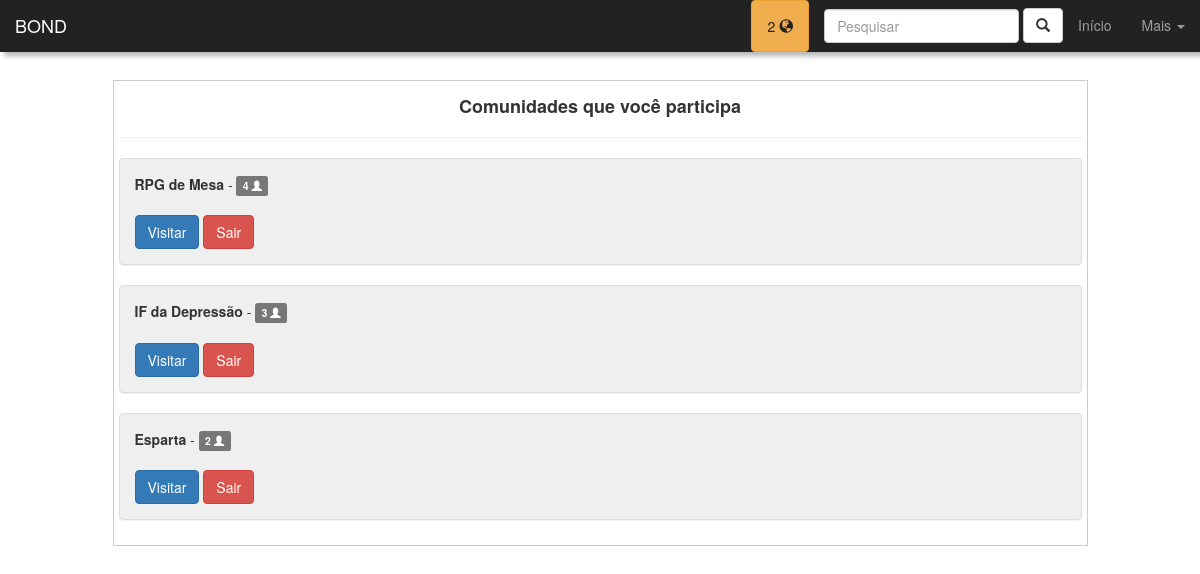
Screenshot of /see_all_communities.php (signed in) with the database file from the repository.
### tables this page shows
CREATE TABLE IF NOT EXISTS `communities` (
  `id_community` int(11) NOT NULL AUTO_INCREMENT,
  `community_name` varchar(100) NOT NULL,
  `r_date` datetime DEFAULT CURRENT_TIMESTAMP,
  `profile_pic` varchar(200) DEFAULT 'assets/img/default-community-icon.png',
  `community_description` varchar(500) DEFAULT NULL,
  `members` int(11) DEFAULT '0',
  PRIMARY KEY (`id_community`)
);

### see_all_communities.php (the view, shortened to what this page needs)
<?php
$id_user = $_SESSION["id_user"];
$conn = connect();
$sql = "SELECT COUNT(*) as qnt FROM notifications WHERE user = $id_user AND seen = 'n'";
if($q = mysqli_query($conn, $sql)){
  $notifications = mysqli_fetch_assoc($q)["qnt"];
}else{
  $notifications = 0;
}
?>
<!DOCTYPE html>
<html lang="PT-BR">
  <head>
    <link href="css/bootstrap.min.css" rel="stylesheet">
    <link rel="stylesheet" href="css/pattern.css">
  </head>
<body>
<nav class="navbar navbar-inverse navbar-fixed-top" id="navbar-menu">
  <div class="container-fluid">
    <div class="navbar-header">
      <a class="navbar-brand" href="#">BOND</a>
    </div>
    <div class="collapse navbar-collapse" id="bs-example-navbar-collapse-1">
      <ul class="nav navbar-nav navbar-right">
      <li>
      <?php
        if($notifications>0){
          echo '<a href="notifications.php" class="btn btn-warning" id="dark-text-nav">'.$notifications
          .' <span class="glyphicon glyphicon-globe"></span></a>';
        }else{
          echo '<a href="notifications.php" class="btn btn-default"><span class="glyphicon glyphicon-globe"></span></a>';
        }
        ?></li><li>
    <form class="navbar-form navbar-right" onsubmit="return false">
      <div class="form-group">
        <input type="text" id="nav-search-input" class="form-control" placeholder="Pesquisar" value="<?php if(isset($_GET["q"])){echo $_GET["q"];} ?>">
      </div>
      <a id="nav-search-submit" class="btn btn-default"><label class="glyphicon glyphicon-search"></label></a>
    </form>
      </li>
        <li><a href="home.php">Início</a></li>
        <li class="dropdown">
          <a href="#" class="dropdown-toggle" data-toggle="dropdown"
          role="button" aria-haspopup="true" aria-expanded="false">Mais <span class="caret"></span></a>
        </li>
      </ul>
    </div>
  </div>
</nav>
<div class="container" id="main-container">
<div class="row">
  <div class="col-lg-10 col-lg-offset-1 border-div">
    <h4 class="text-center"><strong>Comunidades que você participa</strong></h4><hr>
    <?php
      $conn = connect();
      $id_user = $_SESSION["id_user"];
      $sql = "SELECT * FROM is_part_of WHERE user = '$id_user'";
      $followed_communities = array();
      if($query = mysqli_query($conn, $sql)){
        while($row = mysqli_fetch_assoc($query)){
          $followed_communities[] = $row;
        }
        foreach($followed_communities as $followed_community){
          $sql = "SELECT * FROM communities WHERE id_community = ".$followed_community["community"];
          if($query = mysqli_query($conn, $sql)){
            while($community = mysqli_fetch_assoc($query)){
              echo "<div class='panel panel-default panel-gray'>
                <div class='panel-body'>";
              echo "<strong>".$community["community_name"]."</strong> - <label title='Membros' class='label label-default'>"
                .$community["members"]
                ." <label class='glyphicon glyphicon-user'></label></label> <br><br> ";
              echo '<a class="btn btn-primary" href="see_community.php?c='.$community["id_community"].'" role="button">Visitar</a> ';
              $id_community = $community["id_community"];
              $id_user = $_SESSION["id_user"];
              $sql = "SELECT * FROM is_part_of WHERE user = '$id_user' AND community = '$id_community'";
              if($query2 = mysqli_query($conn, $sql)){
                $ispartof = mysqli_fetch_assoc($query2);
                if(isset($ispartof["user"])){
                  echo '<a class="btn btn-danger" href="exit_community.php?c='.$community["id_community"].'" role="button">Sair</a>';
                  echo "</div></div>";
                }else{
                  echo '<a class="btn btn-success" href="join_community.php?c='.$community["id_community"].'" role="button">Entrar</a>';
                  echo "</div></div>";
                }
              }
            }
          }
        }
      }
    ?>
  </div>
</div>
</div>
</body>
</html>

### css/pattern.css (style rules this page uses)
.panel-gray { background: rgba(100, 100, 100, 0.1); }
.border-div { padding: 5px; border: solid 1px #ccc; }
#navbar-menu { border-bottom: none; box-shadow: 4px 4px 5px rgba(10,10,10,0.3); color: #bbb; }
#main-container { padding-top: 80px; }
#dark-text-nav { color: #222; }

### rows the page displays
communities: community_name "RPG de Mesa", members "4"
communities: community_name "IF da Depressão", members "3"
communities: community_name "Esparta", members "2"

### other values shown
$notifications "2"
